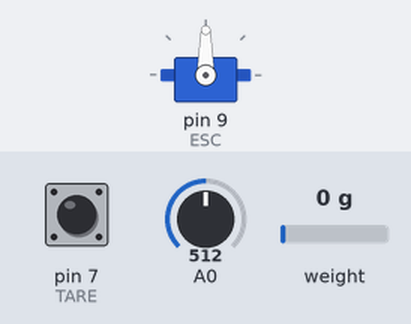
The sketch below on a simulated Arduino Uno, built with avr-gcc and run on an emulated ATmega328P. Shown: servo. The inputs (shaded band) are chosen by the test bench; at power-on: A0 = 512, pin 7 (TARE) HIGH, weight on the scale 0 g. What the sketch prints to the serial monitor is not drawn.

Above: at 8.4 s.
8.5 s: A0 set to 716
At 10.1 s:
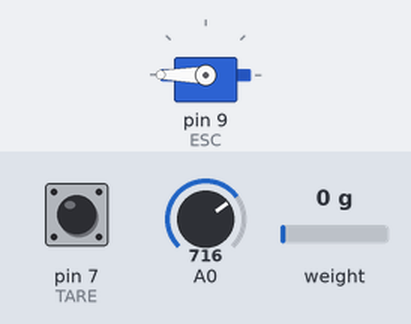
10.7 s: A0 set to 511
At 12.3 s:
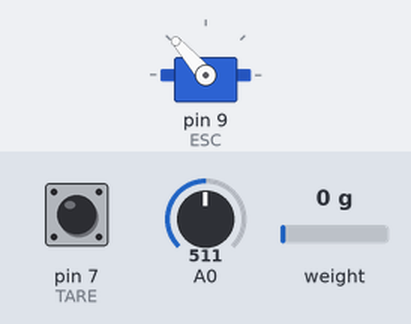
12.7 s: A0 set to 306
At 14.5 s:
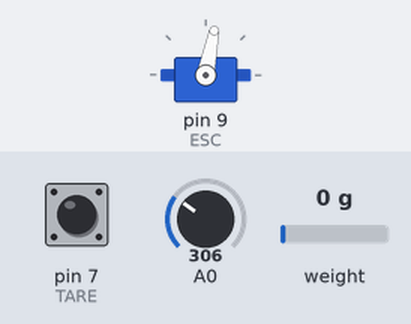
14.8 s: A0 set to 122
At 16.5 s:
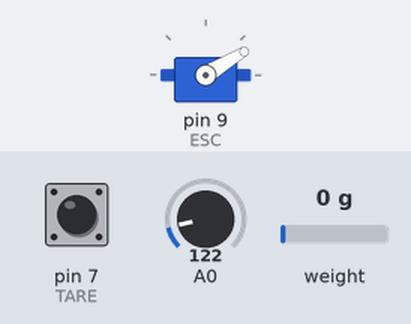
16.8 s: A0 set to 0
At 18.6 s:
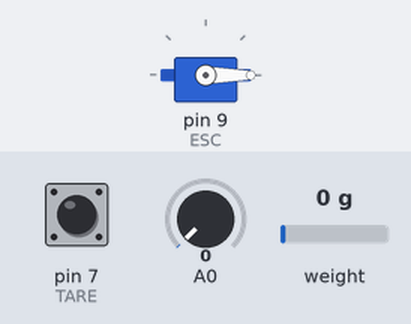
18.9 s: A0 set to 900
At 19.9 s:
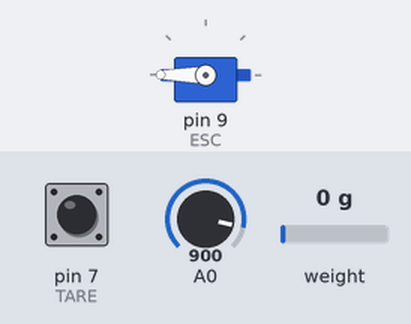
Timing chart, 0 to 21.9 s (numbered marks = the images above; inputs shaded):
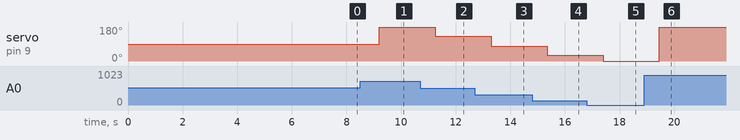

Measured:
- after the input at 8.5 s, servo on pin 9 (ESC): 90° → 180° after 0.71 s
- after the input at 10.7 s, servo on pin 9 (ESC): 180° → 131° after 0.56 s
- after the input at 12.7 s, servo on pin 9 (ESC): 131° → 79° after 0.61 s
- after the input at 14.8 s, servo on pin 9 (ESC): 79° → 31° after 0.56 s
- after the input at 16.8 s, servo on pin 9 (ESC): 31° → 0° after 0.61 s
- after the input at 18.9 s, servo on pin 9 (ESC): 0° → 180° after 0.56 s

The sketch:

scale_calibration.ino
```cpp
// (licence header left out)
#include "HX711.h"
#include <Servo.h>


// HX711 circuit wiring
const int LOADCELL_DOUT_PIN = 3;
const int LOADCELL_SCK_PIN = 2;
const int TARE = 7;

HX711 scale;
Servo ESC;
int potVal;

void setup() {
  Serial.begin(38400);
  Serial.println("HX711 Demo");
  pinMode(TARE, INPUT_PULLUP);

  ESC.attach(9,1000,2000);

  Serial.println("Initializing the scale");

  // Initialize library with data output pin, clock input pin and gain factor.
  // Channel selection is made by passing the appropriate gain:
  // - With a gain factor of 64 or 128, channel A is selected
  // - With a gain factor of 32, channel B is selected
  // By omitting the gain factor parameter, the library
  // default "128" (Channel A) is used here.
  scale.begin(LOADCELL_DOUT_PIN, LOADCELL_SCK_PIN);

  Serial.println("Before setting up the scale:");
  Serial.print("read: \t\t");
  Serial.println(scale.read());      // print a raw reading from the ADC

  Serial.print("read average: \t\t");
  Serial.println(scale.read_average(20));   // print the average of 20 readings from the ADC

  Serial.print("get value: \t\t");
  Serial.println(scale.get_value(5));   // print the average of 5 readings from the ADC minus the tare weight (not set yet)

  Serial.print("get units: \t\t");
  Serial.println(scale.get_units(5), 1);  // print the average of 5 readings from the ADC minus tare weight (not set) divided
  // by the SCALE parameter (not set yet)

  scale.set_scale(104.15581f);                      // this value is obtained by calibrating the scale with known weights; see the README for details
  scale.tare();               // reset the scale to 0

  Serial.println("After setting up the scale:");

  Serial.print("read: \t\t");
  Serial.println(scale.read());                 // print a raw reading from the ADC

  Serial.print("read average: \t\t");
  Serial.println(scale.read_average(20));       // print the average of 20 readings from the ADC

  Serial.print("get value: \t\t");
  Serial.println(scale.get_value(5));   // print the average of 5 readings from the ADC minus the tare weight, set with tare()

  Serial.print("get units: \t\t");
  Serial.println(scale.get_units(5), 1);        // print the average of 5 readings from the ADC minus tare weight, divided
  // by the SCALE parameter set with set_scale

  Serial.println("Readings:");
}

void loop() {
  if (!(digitalRead(TARE) == LOW)) {
    Serial.println("TARE");
    scale.tare();
  }
  Serial.print("one reading:\t");
  Serial.println(scale.get_units(10), 1);
  potVal = analogRead(A0);
  potVal = map(potVal,0,697,0,180);
  ESC.write(potVal);
  delay(50);
}
```
